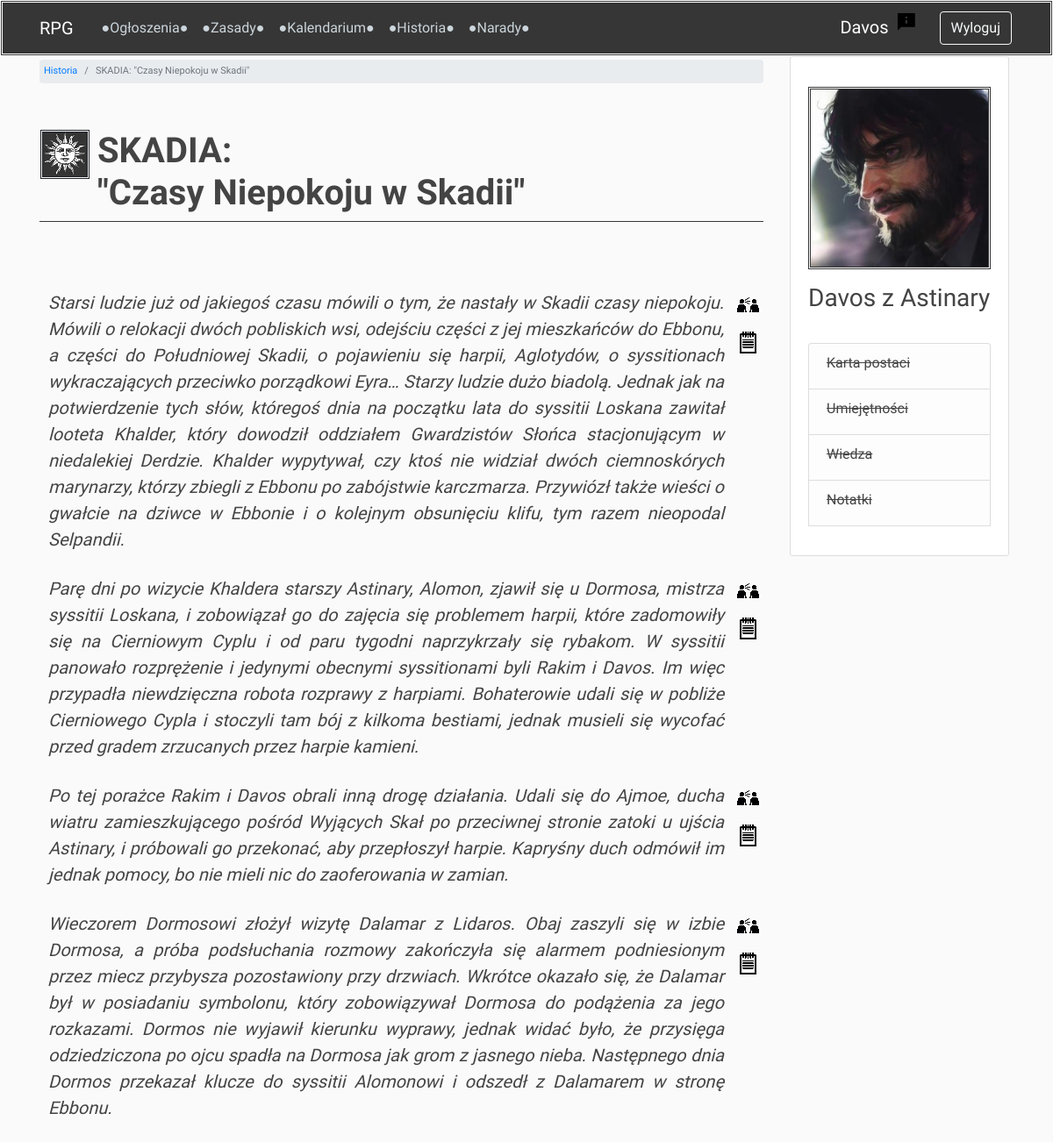
The app's page /timeline/chronicles_chapters/1/chapter/ (signed in) with its own data.
### users/models.py (models this page shows, shortened)
class Profile(models.Model):
    user = models.OneToOneField(User, on_delete=models.CASCADE)
    image = models.ImageField(default='profile_pics/default_profile.jpg', upload_to='profile_pics')
    character_name = models.CharField(max_length=50, default='')
    character_status = models.CharField(max_length=20, choices=STATUS, default='npc')
    class Meta:
        ordering = ['character_status', 'character_name']

### timeline/models.py (models this page shows, shortened)
class DescribedEvent(models.Model):
    game_no = models.ForeignKey(GameSession, related_name='described_events', on_delete=models.PROTECT)
    event_no_in_game = models.PositiveSmallIntegerField(validators=[MinValueValidator(1)])
    description = models.TextField(max_length=4000)
    participants = models.ManyToManyField(Profile,
                                          related_name='described_events_participated',
                                          limit_choices_to=
                                          Q(character_status='active_player') |
                                          Q(character_status='inactive_player') |
                                          Q(character_status='dead_player'),
                                          blank=True)
    informed = models.ManyToManyField(Profile,
                                      related_name='described_events_informed',
                                      limit_choices_to=
                                      Q(character_status='active_player') |
                                      Q(character_status='inactive_player') |
                                      Q(character_status='dead_player'),
                                      blank=True)
    class Meta:
        ordering = ['game_no', 'event_no_in_game']

### timeline/views.py (the view)
# urls.py: path('chronicles_chapters/<int:game_id>/chapter/', chronicles_one_chapter_view, name='chronicles-one-chapter'),
@login_required
def chronicles_one_chapter_view(request, game_id):
    obj = get_object_or_404(GameSession, id=game_id)
    if ':' in obj.title:
        page_title = f'{obj.title.split(": ", 1)[0]}:\n"{obj.title.split(": ", 1)[1]}"'
    else:
        page_title = obj.title
    context = {
        'page_title': page_title,
        'game': obj
    }
    return render(request, 'chronicles/chronicles_one_chapter.html', context)

### forum/templatetags/custom_filters.py (called while the page is built)
@register.filter
def get_first_word(text):
    return text.split(' ', 1)[0]

### timeline/templates/chronicles/chronicles_one_chapter.html (shortened to what this page needs)
{% extends 'base.html' %}
{% load custom_filters %}
{% load static %}
{% block breadcrumb %}
    <li class="breadcrumb-item"><a href="{% url 'chronicles-chapters' %}">Historia</a></li>
    <li class="breadcrumb-item active">{{ page_title }}</li>
{% endblock breadcrumb %}
{% block content %}
    <br><br><br>
    <table class="chronicles" id="chronicles" data-search="true" data-toggle="table">
        <colgroup>
            <col class="description">
            <col class="actions">
        </colgroup>
        <tbody>
            {% for event in game.described_events.all %}
                {% if event in request.user.profile.described_events_participated.all or event in request.user.profile.described_events_informed.all or request.user.profile.character_status == 'gm' %}
                    <tr>
                        <td class="chronicle-event">
                            <p>
                                {{ event.description|linebreaksbr }}
                            </p>
                        </td>
                        <td class="align-top">
                            <h6><a href="{% url 'described-event-add-informed' event.id %}"><img src="{% static 'img/inform.png' %}" class="small-img"></a></h6>
                            <h6><a href="{% url 'described-event-note' event.id %}"><img src="{% static 'img/note.png' %}" class="small-img"></a></h6>
                        </td>
                    </tr>
                {% endif %}
            {% endfor %}
        </tbody>
    </table>
    <br>
{% endblock content %}

### templates/navbar.html (shortened to what this page needs)
{% load custom_filters %}
{% load static %}
<header class="site-header">
    <nav class="navbar navbar-expand-md navbar-dark bg-navbar fixed-top">
        <div class="container">
            <span class="navbar-brand mr-4">RPG</span>
            <div class="collapse navbar-collapse" id="navbarSupportedContent">
                <div class="navbar-nav mr-auto">
                    <a class="nav-item nav-link " href="{% url 'news-list' %}">●Ogłoszenia●</a>
                    <a class="nav-item nav-link" href="{% url 'rules-main' %}">●Zasady●</a>
                    <a class="nav-item nav-link" href="{% url 'timeline-main' %}">●Kalendarium●</a>
                    <a class="nav-item nav-link" href="{% url 'chronicles-chapters' %}">●Historia●</a>
                    <a class="nav-item nav-link" href="{% url 'forum' %}">●Narady●</a>
                </div>
                <div class="navbar-nav">
                    {% if user.is_authenticated %}
                        {% if user.profile.character_name != '' %}
                            <a class="navbar-brand mr-2" href="/users/profile">{{ user.profile.character_name|get_first_word }}</a>
                            <a href="{% url 'report' %}"><img src="{% static 'img/report.png' %}" class="mr-4"></a>
                        {% else %}
                            <a class="navbar-brand mr-2" href="/users/profile">Uzupełnij profil</a>
                        {% endif %}
                        <a class="btn btn-outline-light btn-space" href="{% url 'logout' %}">Wyloguj</a>
                    {% else %}
                        <a class="btn btn-outline-light btn-space" href="{% url 'register' %}">Nowa postać</a>
                    {% endif %}
                </div>
            </div>
        </div>
    </nav>
</header>

### templates/sidebar.html (shortened to what this page needs)
{% if user.is_authenticated %}
<div class="col-md-3">
    <div class="content-section-sidebar">
        <br>
        <img class="account-img-sidebar border-double" src="{{ user.profile.image.url }}">
        <h3>{{ user.profile.character_name }}</h3>
        <p class='text-muted'></p>
        <ul class="list-group hover-pointer">
            <li class="list-group-item list-group-item-light" data-toggle="collapse" data-target="#character_sheet"><h6><strike>Karta postaci</strike></h6></li>
            <li class="list-group-item list-group-item-light" data-toggle="collapse" data-target="#skills"><h6><strike>Umiejętności</strike></h6></li>
            <li class="list-group-item list-group-item-light" data-toggle="collapse" data-target="#knowledge"><h6><strike>Wiedza</strike></h6></li>
            <li class="list-group-item list-group-item-light" data-toggle="collapse" data-target="#notes"><h6><strike>Notatki</strike></h6></li>
        </ul>
        <br>
    </div>
</div>
{% endif %}

### static/css/main.css (style rules this page uses)
body { background: #fafafa; margin-top: 4rem; }
h1, h2, h3, h4, h5, h6 { color: #444444; }
.bg-navbar { background-color: #363636; }
.site-header .navbar-nav .nav-link { color: #cbd5db; }
nav.navbar { border: double; border-color: white; }
.content-section-sidebar { width: 250px; background: #ffffff; padding: 10px 20px; border: 1px solid #dddddd; border-radius: 3px; margin-bottom: 20px; color: #363636; }
.account-img-sidebar { display: block; height: auto; width: 100%; margin-right: 20px; margin-bottom: 16px; }
* { font-family: 'IM Fell Great Primer', serif; }
.border-double { border-style: double; }
.btn-space { margin: 2px; }
.posts-and-news td, p { font-size: 20px; font-style: italic; vertical-align: top; padding: 5px; text-align: justify; }
.chronicles .description { width: %; }
.chronicles .actions { width: %; }
.small-img { display: block; height: auto; margin-left: auto; margin-right: auto; text-align: center; }
.chronicles .small-img { padding: 10px 0px 0px 0px; }
.chronicles td { margin: 0px; padding: 0px 5px; color: #444444; }
#chronicles td { border-style: none; font-size: 2px; }
td img { display: block; margin-left: auto; margin-right: auto; }

### records on screen
DescribedEvent: description "Starsi ludzie już od jakiegoś czasu mówili o tym, że nastały w Skadii czasy niepokoju. Mówili o relokacji dwóch pobliskich wsi, odejściu części z jej mieszkańców do Ebbonu, a części do Południowej Skadii, o pojawieniu się harpii, Aglotydów, o syssitionach wykraczających przeciwko porządkowi Eyra… Starzy ludzie dużo biadolą. Jednak jak na potwierdzenie tych słów, któregoś dnia na początku lata do syssitii Loskana zawitał looteta Khalder, który dowodził oddziałem Gwardzistów Słońca stacjonującym w niedalekiej Derdzie. Khalder wypytywał, czy ktoś nie widział dwóch ciemnoskórych marynarzy, którzy zbiegli z Ebbonu po zabójstwie karczmarza. Przywiózł także wieści o gwałcie na dziwce w Ebbonie i o…"
DescribedEvent: description "Parę dni po wizycie Khaldera starszy Astinary, Alomon, zjawił się u Dormosa, mistrza syssitii Loskana, i zobowiązał go do zajęcia się problemem harpii, które zadomowiły się na Cierniowym Cyplu i od paru tygodni naprzykrzały się rybakom. W syssitii panowało rozprężenie i jedynymi obecnymi syssitionami byli Rakim i Davos. Im więc przypadła niewdzięczna robota rozprawy z harpiami. Bohaterowie udali się w pobliże Cierniowego Cypla i stoczyli tam bój z kilkoma bestiami, jednak musieli się wycofać przed gradem zrzucanych przez harpie kamieni."
DescribedEvent: description "Po tej porażce Rakim i Davos obrali inną drogę działania. Udali się do Ajmoe, ducha wiatru zamieszkującego pośród Wyjących Skał po przeciwnej stronie zatoki u ujścia Astinary, i próbowali go przekonać, aby przepłoszył harpie. Kapryśny duch odmówił im jednak pomocy, bo nie mieli nic do zaoferowania w zamian."
DescribedEvent: description "Wieczorem Dormosowi złożył wizytę Dalamar z Lidaros. Obaj zaszyli się w izbie Dormosa, a próba podsłuchania rozmowy zakończyła się alarmem podniesionym przez miecz przybysza pozostawiony przy drzwiach. Wkrótce okazało się, że Dalamar był w posiadaniu symbolonu, który zobowiązywał Dormosa do podążenia za jego rozkazami. Dormos nie wyjawił kierunku wyprawy, jednak widać było, że przysięga odziedziczona po ojcu spadła na Dormosa jak grom z jasnego nieba. Następnego dnia Dormos przekazał klucze do syssitii Alomonowi i odszedł z Dalamarem w stronę Ebbonu."

### other values on screen
{{ user.profile.character_name|get_first_word }} "Davos"
{{ page_title }} "SKADIA: \"Czasy Niepokoju w Skadii\""
{{ page_title|linebreaksbr }} "SKADIA: \"Czasy Niepokoju w Skadii\""
{{ user.profile.character_name }} "Davos z Astinary"
